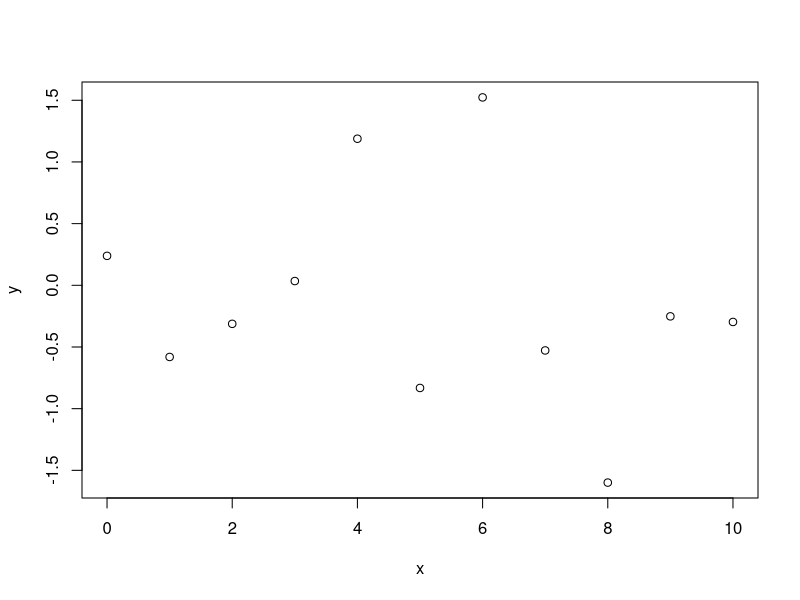

Reproduce this figure in R.
x <- seq(0,10)
y <- rnorm(11)
plot(y~x)
#after plotting calculate a linear model
m_l <- lm(y~x)
summary(m_l)


#Uhahuhua

#Ahihihiha